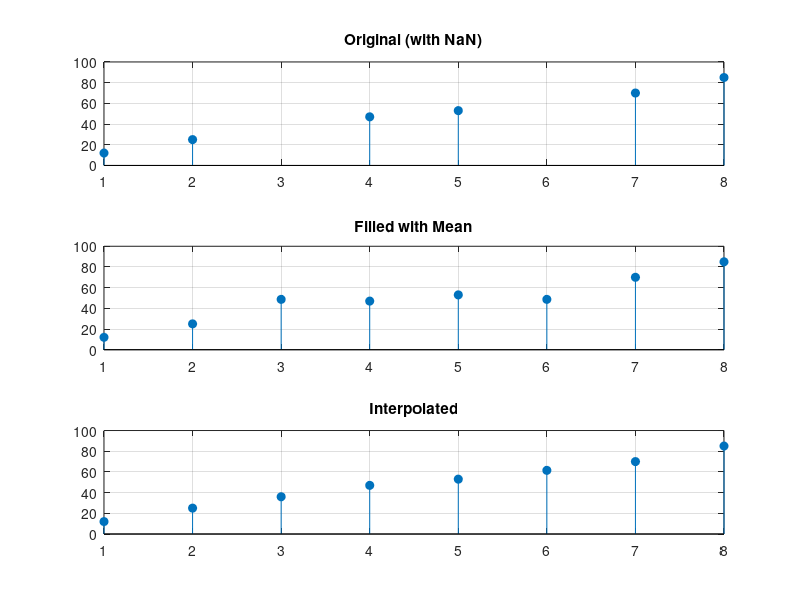

Write the MATLAB code that produced this figure.
data = [12, 25, NaN, 47, 53, NaN, 70, 85];

nan_locations = isnan(data);

num_missing = sum(nan_locations);

fprintf('Number of missing values: %d\n', num_missing);

cleaned_data_mean = data;
cleaned_data_mean(nan_locations) = mean(data(~nan_locations));

cleaned_data_interp = fillmissing(data, 'linear');


cleaned_data_removed = rmmissing(data);

disp('Original Data:'); disp(data);
disp('Filled with Mean:'); disp(cleaned_data_mean);
disp('Interpolated:'); disp(cleaned_data_interp);
disp('Removed NaNs:'); disp(cleaned_data_removed);

figure;
subplot(3,1,1); stem(data, 'filled'); title('Original (with NaN)'); grid on;
subplot(3,1,2); stem(cleaned_data_mean, 'filled'); title('Filled with Mean'); grid on;
subplot(3,1,3); stem(cleaned_data_interp, 'filled'); title('Interpolated'); grid on;